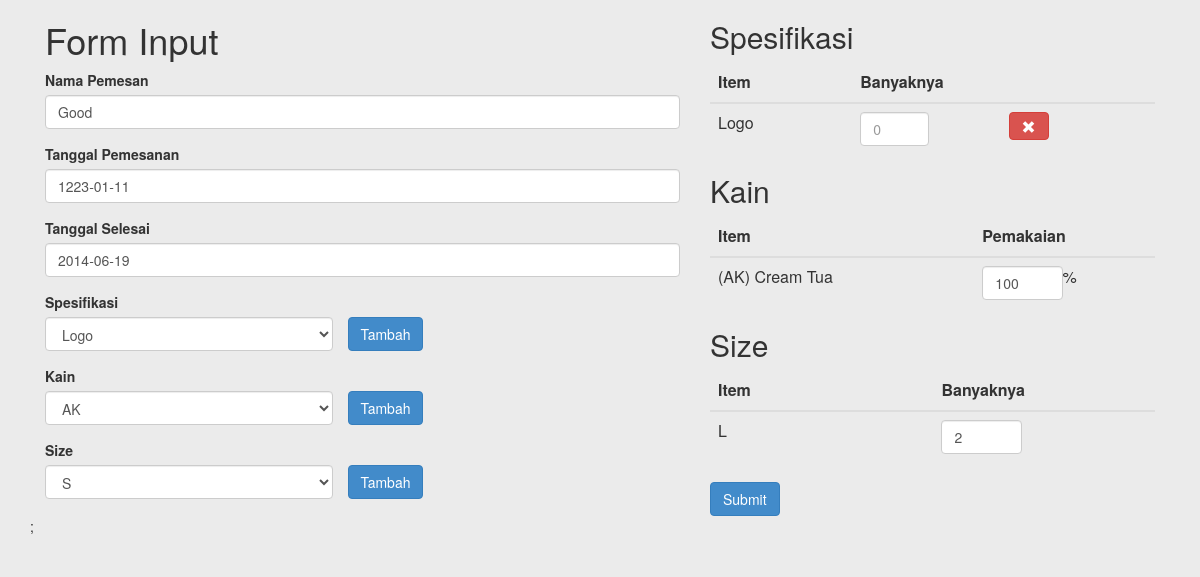
The app's page /page/produksi/edit_old.php?id=4, older data.
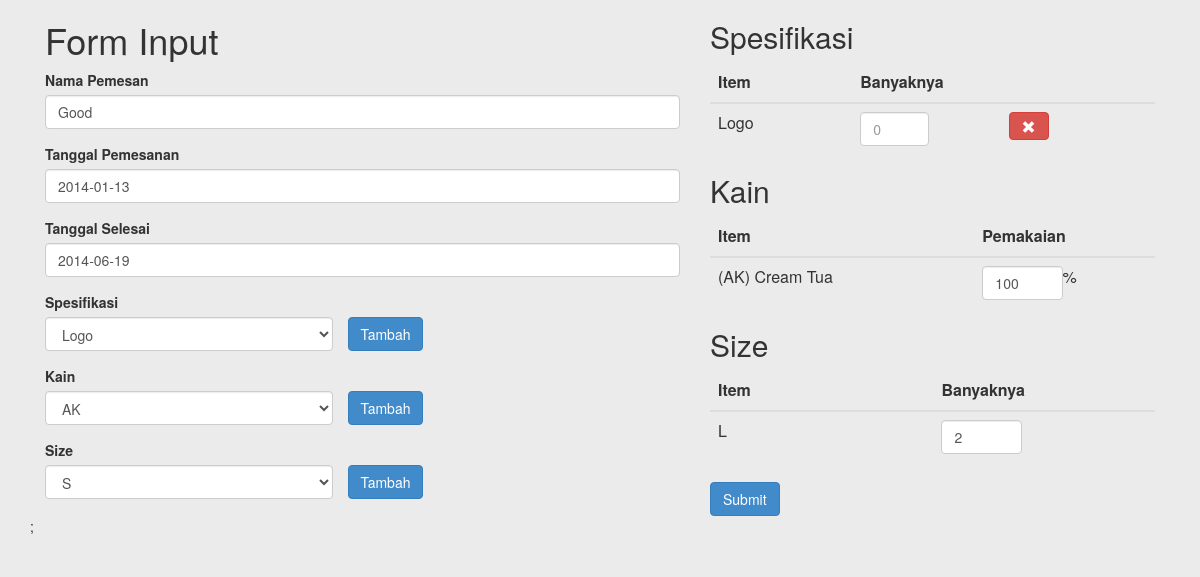
The same page, newer data.
### tables this page shows
CREATE TABLE IF NOT EXISTS `produksi` (
  `id_produksi` int(11) NOT NULL AUTO_INCREMENT,
  `id_jenis_barang` int(11) NOT NULL,
  `nama` varchar(50) NOT NULL,
  `status` tinyint(4) NOT NULL,
  `tanggal_pemesanan` date NOT NULL,
  `tanggal_selesai` date NOT NULL,
  `deskripsi` text NOT NULL,
  `gambar` varchar(255) NOT NULL,
  PRIMARY KEY (`id_produksi`)
);

CREATE TABLE IF NOT EXISTS `produksi_spesifikasi` (
  `id_produksi_spesifikasi` int(11) NOT NULL AUTO_INCREMENT,
  `id_produksi` int(11) NOT NULL,
  `id_spesifikasi` int(11) NOT NULL,
  `id_sub_spesifikasi` int(11) NOT NULL,
  PRIMARY KEY (`id_produksi_spesifikasi`)
);

CREATE TABLE IF NOT EXISTS `spesifikasis` (
  `id_spesifikasi` int(11) NOT NULL AUTO_INCREMENT,
  `spesifikasi` varchar(50) NOT NULL,
  PRIMARY KEY (`id_spesifikasi`)
);

CREATE TABLE IF NOT EXISTS `produksi_warna` (
  `id_produksi_warna` int(11) NOT NULL AUTO_INCREMENT,
  `id_produksi` int(10) NOT NULL,
  `id_kain` int(10) NOT NULL,
  `id_jenis_warna` int(10) NOT NULL,
  `pemakaian` int(10) NOT NULL,
  PRIMARY KEY (`id_produksi_warna`)
);

CREATE TABLE IF NOT EXISTS `kains` (
  `id_kain` int(11) NOT NULL AUTO_INCREMENT,
  `kain` varchar(50) NOT NULL,
  PRIMARY KEY (`id_kain`)
);

CREATE TABLE IF NOT EXISTS `jenis_warna` (
  `id_jenis_warna` int(11) NOT NULL AUTO_INCREMENT,
  `id_kain` int(11) NOT NULL,
  `warna` varchar(50) NOT NULL,
  `harga` int(10) NOT NULL,
  PRIMARY KEY (`id_jenis_warna`)
);

CREATE TABLE IF NOT EXISTS `produksi_size` (
  `id_produksi_size` int(11) NOT NULL AUTO_INCREMENT,
  `id_produksi` int(11) NOT NULL,
  `id_size` int(11) NOT NULL,
  `jumlah` int(11) NOT NULL,
  PRIMARY KEY (`id_produksi_size`)
);

CREATE TABLE IF NOT EXISTS `sizes` (
  `id_size` int(11) NOT NULL AUTO_INCREMENT,
  `size` varchar(50) NOT NULL,
  PRIMARY KEY (`id_size`)
);

### page/produksi/edit_old.php (the view, shortened to what the changed rows need)
<html>
<head>
 		<link rel="stylesheet" type="text/css" href="/aplikasi_garment/css/bootstrap.min.css">
        <link rel="stylesheet" type="text/css" href="/aplikasi_garment/css/style.css">
</head>
<body>
<div class="container">
<form role="form" id="form_input" action="proses_edit.php" method="post">
	<?php
		if(isset($_GET['id'])){
			$id_produksi = $_GET['id'];
			$q = "SELECT * FROM produksi where id_produksi= $id_produksi";
			$result = mysql_query($q) or die(mysql_error());
			if($result){
			    $row = mysql_fetch_array($result) or die(mysql_error());
			}
		} else {
			echo "Id Produksi Required";
			exit;
		}
	?>
	<div class="col-md-7">
		<h1>Form Input</h1>
				<div class="form-group">
					<label for="nama">Nama Pemesan</label>
					<input type="text" class="form-control" id="nama" name="nama" value="<?php echo $row['nama'];     ?>">
				</div>
				<div class="form-group">
					<label for="tanggal_pemesanan">Tanggal Pemesanan</label>
					<input type="text" class="form-control" id="tanggal_pemesanan" name="tanggal_pemesanan" value="<?php echo $row['tanggal_pemesanan'];     ?>">
				</div>
				<div class="form-group">
					<label for="tanggal_selesai">Tanggal Selesai</label>
					<input type="text" class="form-control" id="tanggal_selesai" name="tanggal_selesai" value="<?php echo $row['tanggal_selesai'];     ?>">
				</div>
	</div>
	<div class="col-md-5">
		<h2>Spesifikasi</h2>
		<table class="table table-hover" id="table_spesifikasi">
			<thead>
				<tr>
					<th>Item</th>
					<th class="col-md-4">Banyaknya</th>
					<th></th>
				</tr>
			</thead>
			<tbody>
				<?php
					if(isset($_GET['id'])){
						$id_produksi = $_GET['id'];
						$q = "SELECT * FROM produksi_spesifikasi where id_produksi=$id_produksi";
						$result = mysql_query($q) or die(mysql_error());
						if($result){
						    while($row = mysql_fetch_row($result)) {
						    	echo "<tr>";
						    	$q2 = "SELECT * FROM spesifikasis where id_spesifikasi=$row[2]";
						    	$result2 = mysql_query($q2);
						    	if($result2){
			 					   $spesifikasi = mysql_fetch_array($result2) or die(mysql_error());
								}
						    	echo "<td>".$spesifikasi['spesifikasi']."</td>";
						    	echo "<td><div class='col-md-9 row'><input type='text' placeholder='0' class='form-control input-spesifikasi' value='$row[4]' name='spesifikasi[".$row[2]."]'></div></td>";
						    	echo "<td><a href='delete.php?id_produksi=".$id_produksi."' class='btn btn-mini btn-danger tipsy-kiri-atas' title='Hapus'> <i class='glyphicon glyphicon-remove'></i> </a></td>";
								echo "</tr>";
							}
						}
					} else {
						echo "Id Produksi Required";
						exit;
					}
				?>
			</tbody>
		</table>
		<h2>Kain</h2>
		<table class="table table-hover" id="table_kain">
			<thead>
				<tr>
					<th>Item</th>
					<th class="col-md-4">Pemakaian</th>
					<th></th>
				</tr>
			</thead>
			<tbody>
				<?php
					if(isset($_GET['id'])){
						$id_produksi = $_GET['id'];
						$q = "SELECT * FROM produksi_warna where id_produksi=$id_produksi";
						$result = mysql_query($q) or die(mysql_error());
						if($result){
						    while($row = mysql_fetch_row($result)) {
						    	echo "<tr>";
						    	$q2 = "SELECT * FROM jenis_warna WHERE id_jenis_warna=".$row[3];
						    	$result2 = mysql_query($q2);
						    	if ($result2) {
						    		$warna = mysql_fetch_array($result2) or die(mysql_error());
						    	}
						    	$q3 = "SELECT * FROM kains where id_kain=".$row[2];
						    	$result3 = mysql_query($q3);
						    	if($result3){
			 					   $kain = mysql_fetch_array($result3) or die(mysql_error());
								}
						    	echo "<td>(".$kain['kain'].") ".$warna['warna']."</td>";
						    	echo "<td><div class='col-md-10 row'><input class = 'form-control' value = '$row[4]'></div>%</td>";
								echo "</tr>";
							}
						}
					} else {
						echo "Id Kain Required";
						exit;
					}
				?>
			</tbody>
		</table>
		<h2>Size</h2>
		<table class="table table-hover" id="table_size">
			<thead>
				<tr>
					<th>Item</th>
					<th class="col-md-4">Banyaknya</th>
					<th></th>
				</tr>
			</thead>
			<tbody>
				<?php
					if(isset($_GET['id'])){
						$id_produksi = $_GET['id'];
						$q = "SELECT * FROM produksi_size where id_produksi=$id_produksi";
						$result = mysql_query($q) or die(mysql_error());
						if($result){
						    while($row = mysql_fetch_row($result)) {
						    	echo "<tr>";
						    	$q2 = "SELECT * FROM sizes where id_size=$row[2]";
						    	$result2 = mysql_query($q2);
						    	if($result2){
			 					   $size = mysql_fetch_array($result2) or die(mysql_error());
								}
						    	echo "<td>".$size['size']."</td>";
						    	echo "<td><div class='col-md-10 row'><input class = 'form-control' value = '$row[3]'></div></td>";
							   	echo "</tr>";
							}
						}
					} else {
						echo "Id Produksi Required";
						exit;
					}
				?>
			</tbody>
		</table>
	</div>
</form>
</div>
</body>
</html>

Row changes from the older to the newer data that the page shows:
changed produksi "Good": tanggal_pemesanan "1223-01-11" → "2014-01-13"
